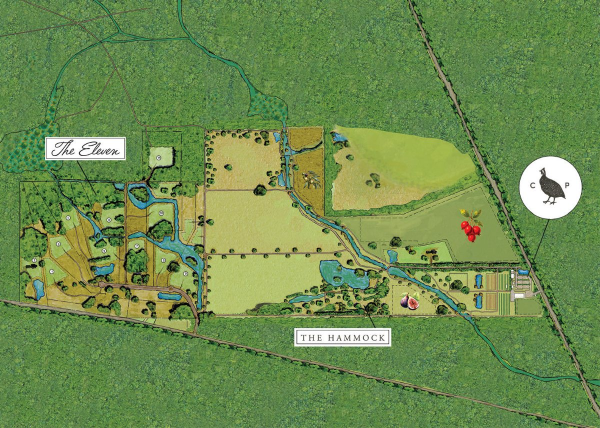
#> input picture emails/the-eleven-intro/images/eleven-intro-02-farm-map.jpg, 1200 x 856 px, given in place of d09abd05-image.png, which was not available (shown at 1/2 size)
$ python optimize_batch2.py ../emails/the-eleven-intro/images ../emails/the-eleven-intro/images/eleven-intro-03-claim-map.jpg
#> lines starting #> are read from the running program, lines starting #| are printed output that depends on the picture
"""Batch 2 (farm lifestyle) — crop, resize, WebP + JPEG, strip metadata.
Usage: python3 -I optimize_batch2.py SRC_DIR OUT_DIR
"""
import os
import sys
from PIL import Image

SRC, OUT = sys.argv[1], sys.argv[2]

# file, seo name, crop box (l, t, r, b) or None, widths
JOBS = [
    ("d09abd05-image.png", "live-oaks-spanish-moss-dog-days-congaree-penn", (0, 470, 1822, 1660), [800, 1400, 1822]),
    ("cf81b702-image.webp", "oyster-roast-fire-pit-pond-golden-hour-congaree-penn", None, [800, 1600]),
    ("e97cc8e2-image.webp", "shucking-oysters-farm-cider-congaree-penn", None, [800, 1400]),
    ("d258700c-image.webp", "oyster-roast-guests-under-live-oaks-congaree-penn", None, [700, 1100]),
    ("d994e318-image.webp", "oysters-over-open-fire-pond-congaree-penn", None, [700, 1100]),
    ("f4e49d4e-image.webp", "vintage-pickup-truck-pasture-congaree-penn", None, [800, 1600, 2400]),
    ("9f7571db-image.jpg", "grapevine-pavilion-vineyard-dining-congaree-penn", None, [800, 1600]),
    ("371a9e43-image.png", "grapevine-dinner-string-lights-dusk-congaree-penn", None, [775]),
]

for f, name, crop, widths in JOBS:
    im = Image.open(os.path.join(SRC, f)).convert("RGB")
#> im is the input picture: PIL image 1200x856 RGB; mean R, G, B 109.3, 140.2, 78.8
    if crop:
        im = im.crop(crop)
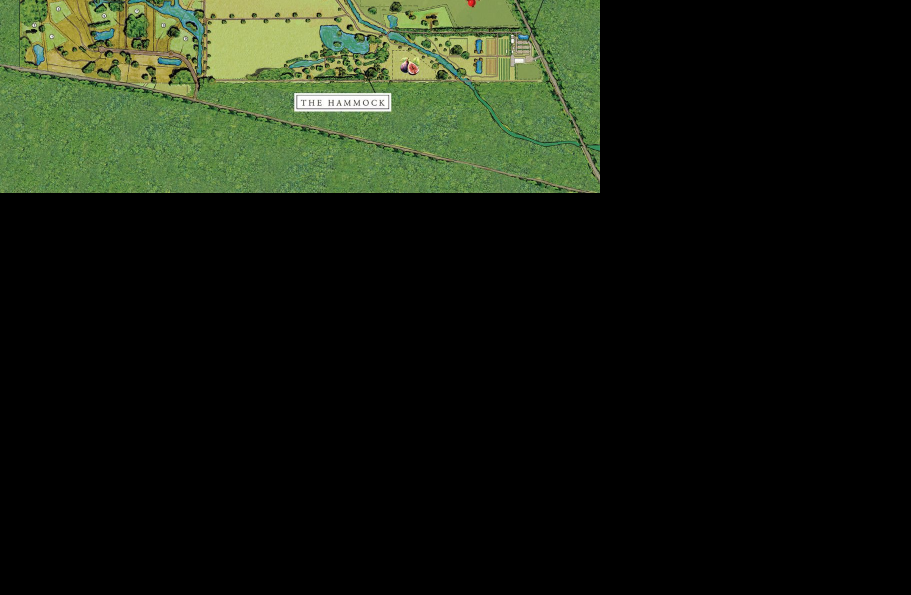
#> im: PIL image 1822x1190 RGB (shown at 1/2 size); mean R, G, B 23.4, 29.7, 16.8
    for w in widths:
        w = min(w, im.width)
        h = round(im.height * w / im.width)
        r = im.resize((w, h), Image.LANCZOS) if w != im.width else im
        base = os.path.join(OUT, f"{name}-{w}")
        r.save(base + ".webp", "WEBP", quality=78, method=6)
        r.save(base + ".jpg", "JPEG", quality=80, optimize=True, progressive=True)
        print(f"{name}-{w}", w, h, os.path.getsize(base + ".webp") // 1024, "KB webp", os.path.getsize(base + ".jpg") // 1024, "KB jpg")
#> this loop made 3 passes
#> pass 1, `r = im.resize((w, h), Image.LANCZOS) if w != im.width else im`:
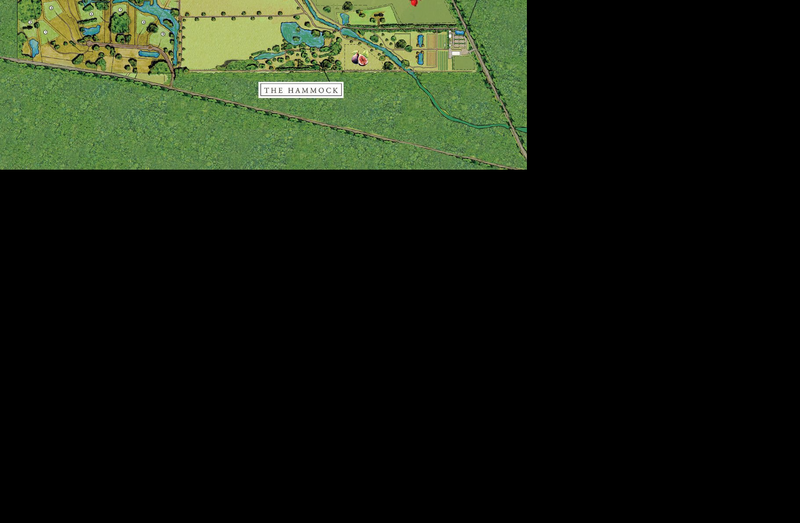
#> r: PIL image 800x523 RGB; mean R, G, B 23.4, 29.7, 16.8
#> pass 2 of the loop `for f, name, crop, widths in JOBS:`:
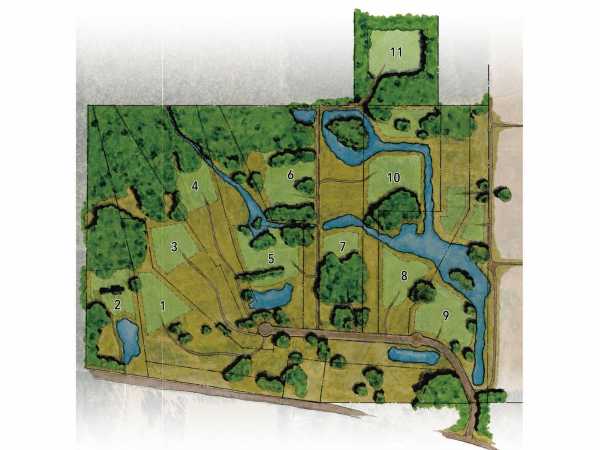
#> input picture emails/the-eleven-intro/images/eleven-intro-03-claim-map.jpg, 1200 x 900 px, given in place of cf81b702-image.webp, which was not available (shown at 1/2 size)
#> im is the input picture: PIL image 1200x900 RGB; mean R, G, B 171.4, 178.4, 152.4
#> the loop `for w in widths:` made 2 passes
#| oyster-roast-fire-pit-pond-golden-hour-congaree-penn-800 800 600 51 KB webp 77 KB jpg
#| oyster-roast-fire-pit-pond-golden-hour-congaree-penn-1200 1200 900 92 KB webp 164 KB jpg
#> pass 1, `r = im.resize((w, h), Image.LANCZOS) if w != im.width else im`:
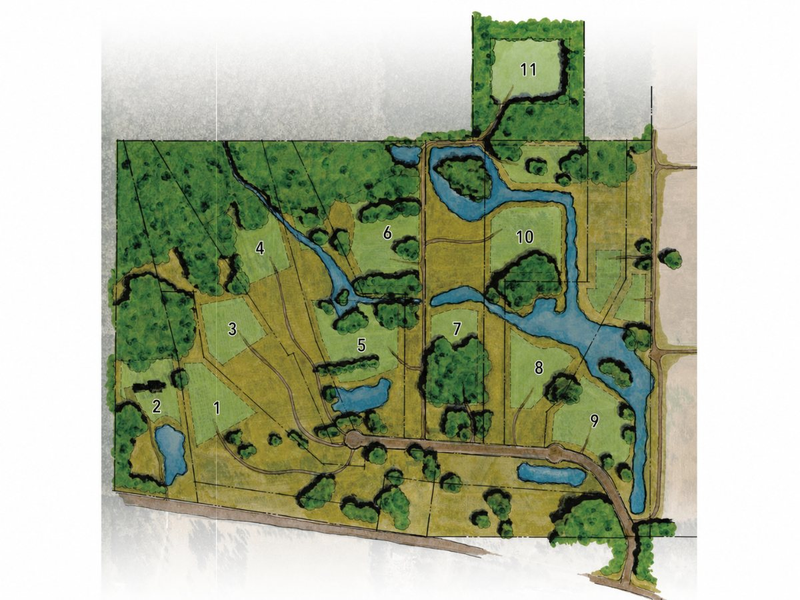
#> r: PIL image 800x600 RGB; mean R, G, B 171.4, 178.4, 152.4
#> (the run stopped early here; a loop or call above may not have finished)
